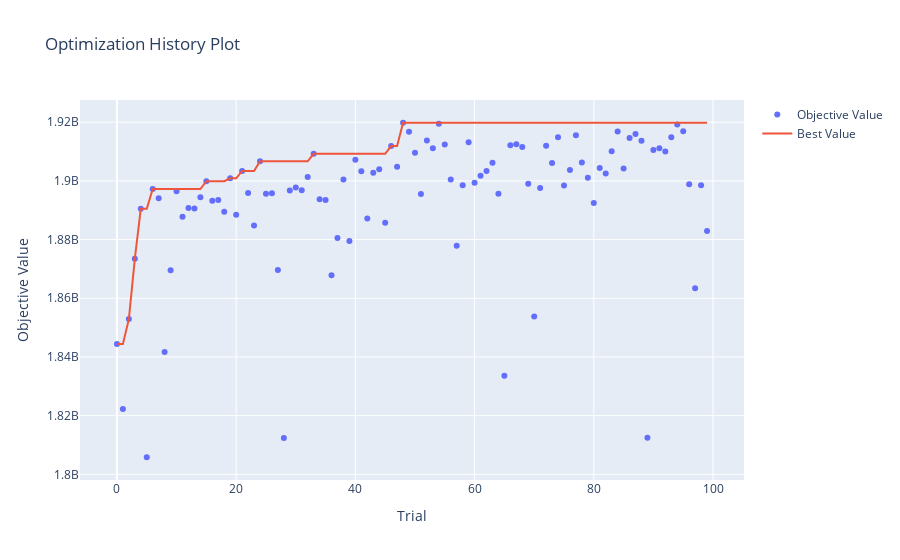

Notebook code for this chart:
### Markdown cell above
Analizamos los resultados as usual

### Code cell
optuna.visualization.plot_optimization_history(study)
